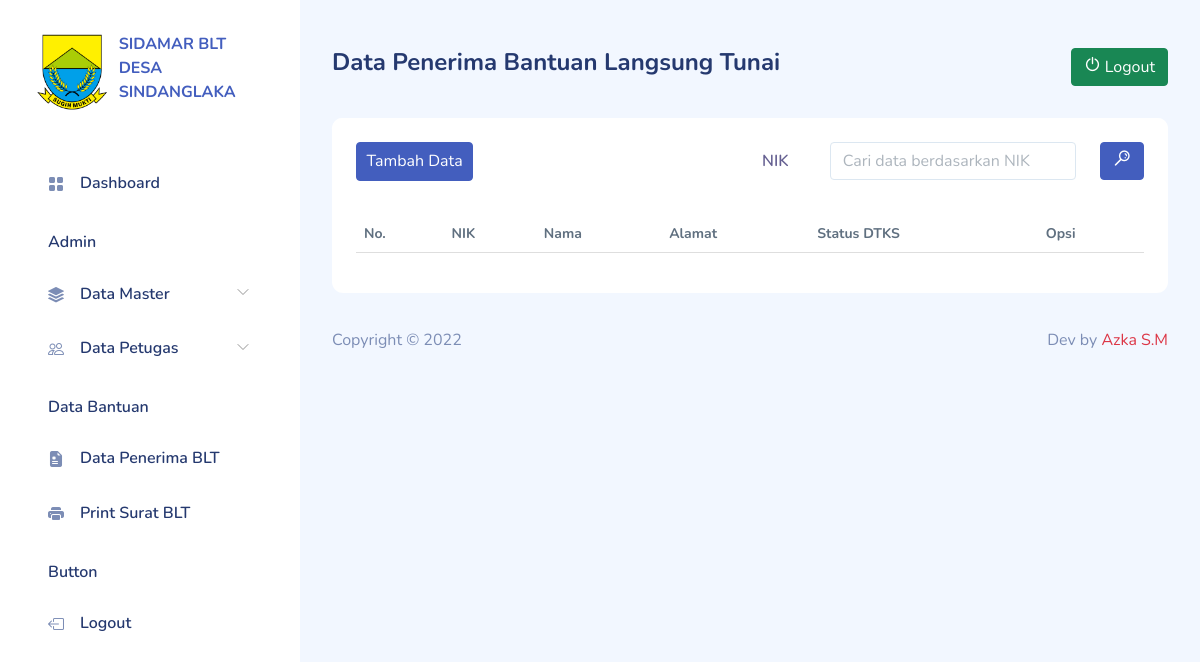
/data_blt.php (signed in), run on an earlier commit of the app's database.
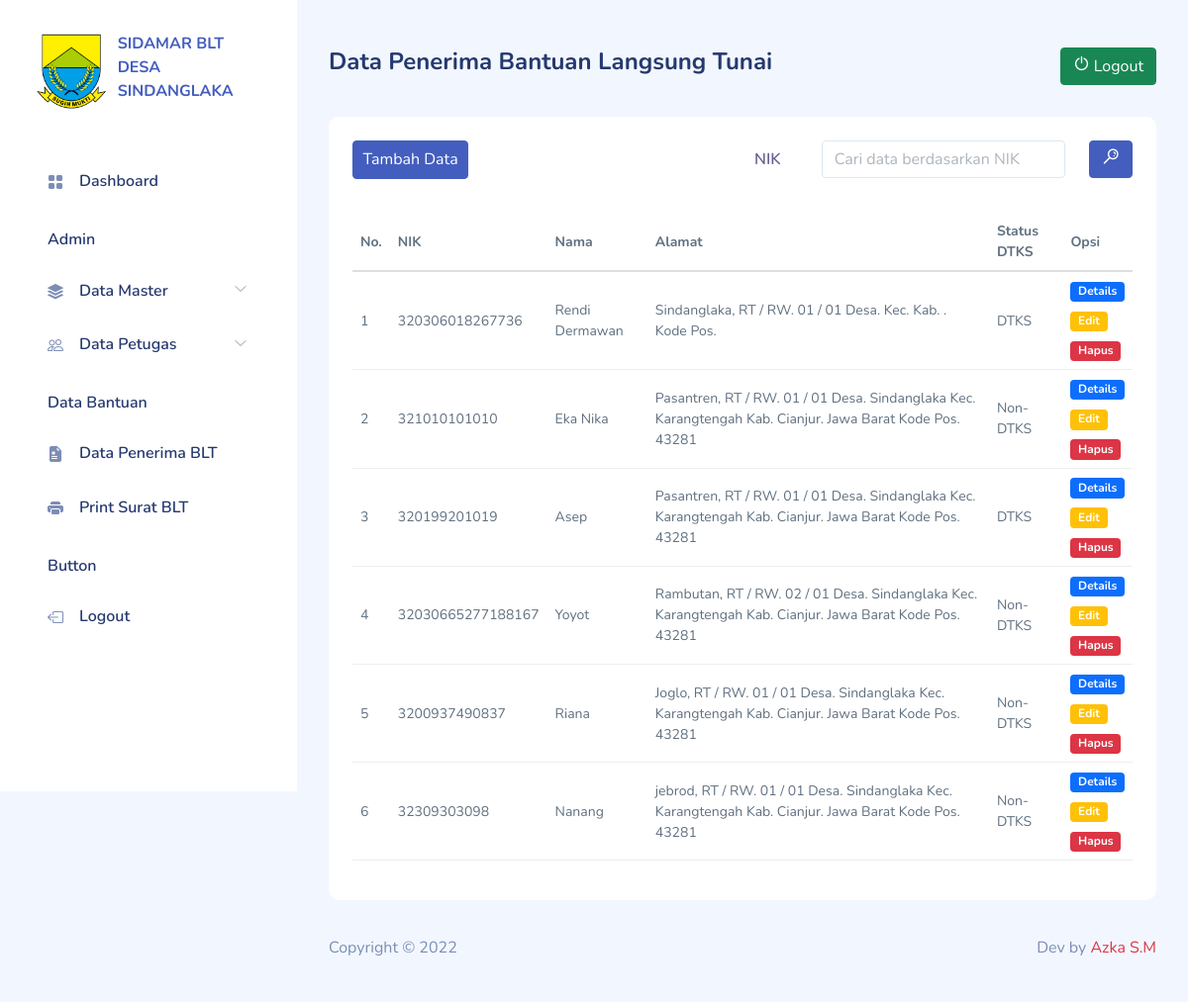
And on a later commit of the database.
### tables this page shows
CREATE TABLE `data_blt_penerima` (
  `id_blt` int(11) NOT NULL,
  `nama_lengkap` varchar(255) NOT NULL,
  `no_kk` varchar(1000) NOT NULL,
  `no_nik` varchar(1000) NOT NULL,
  `jalan` varchar(200) NOT NULL,
  `rtrw` varchar(200) NOT NULL,
  `desa` varchar(200) NOT NULL,
  `kecamatan` varchar(200) NOT NULL,
  `kabupaten` varchar(200) NOT NULL,
  `provinsi` varchar(200) NOT NULL,
  `kode_pos` varchar(200) NOT NULL,
  `pekerjaan` varchar(255) NOT NULL,
  `nama_ibu` varchar(255) NOT NULL,
  `status_dtks` int(11) NOT NULL,
  `periode` varchar(255) NOT NULL,
  `date_created` date NOT NULL,
  `is_active` int(11) NOT NULL
);

### functions.php (called while the page is built, shortened)
<?php
$conn = mysqli_connect("localhost", "root", "", "db_sdlk_blt");
function query($query)
{
    global $conn;
    $result = mysqli_query($conn, $query);
    $rows = [];
    while ($row = mysqli_fetch_assoc($result)) {
        $rows[] = $row;
    }
    return $rows;
}

### data_blt.php (the view, shortened to what the changed rows need)
<?php
require "functions.php";
if (!isset($_POST["search"])) {
    $blt = query("SELECT * FROM data_blt_penerima");
} else {
    $nik = $_POST["nik"];
    $blt = query("SELECT * FROM data_blt_penerima WHERE no_nik LIKE '%$nik%'");
}
include "template_header.php";
?>
<div id="main">
    <div class="page-content">
        <section class="row">
            <div class="col-12 col-lg-12">
                <div class="card">
                    <div class="card-body">
                        <div class="table-responsive">
                            <table class="table small" id="table1">
                                <thead>
                                    <tr>
                                        <th>No.</th>
                                        <th>NIK</th>
                                        <th>Nama</th>
                                        <th>Alamat</th>
                                        <th>Status DTKS</th>
                                        <th>Opsi</th>
                                    </tr>
                                </thead>
                                <tbody>
                                    <?php $i = 1; ?>
                                    <?php foreach ($blt as $b) : ?>
                                        <tr>
                                            <td><?= $i; ?></td>
                                            <td><?= $b["no_nik"]; ?></td>
                                            <td><?= $b["nama_lengkap"]; ?></td>
                                            <td><?= $b["jalan"] . ", RT / RW. " . $b["rtrw"] . " Desa. " . $b["desa"] . " Kec. " . $b["kecamatan"] . " Kab. " . $b["kabupaten"] . ". " . $b["provinsi"] . " Kode Pos. " . $b["kode_pos"]; ?></td>
                                            <td>
                                                <?php
                                                if ($b["status_dtks"] == 1) {
                                                    echo "DTKS";
                                                } else {
                                                    echo "Non-DTKS";
                                                }
                                                ?>
                                            </td>
                                            <td>
                                                <a href="data_blt_details.php?id=<?= $b["id_blt"] ?>" class="badge bg-primary mb-2">Details</a> <br>
                                                <a href="data_blt_edit.php?id=<?= $b["id_blt"] ?>" class="badge bg-warning mb-2">Edit</a> <br>
                                                <a href="data_blt_delete.php?id=<?= $b["id_blt"] ?>" class="badge bg-danger" onclick="return confirm('Yakin akan menghapus data BLT : <?= $b['nama_lengkap']; ?> ?');">Hapus</a>
                                            </td>
                                        </tr>
                                        <?php $i++; ?>
                                    <?php endforeach; ?>
                                </tbody>
                            </table>
                        </div>
                    </div>
                </div>
            </div>
        </section>
    </div>
    <?php include "template_footer.php"; ?>

What changed in the data, as far as the page shows it:
added data_blt_penerima: no_nik "320306018267736", nama_lengkap "Rendi Dermawan", jalan "Sindanglaka", rtrw "01 / 01", status_dtks "DTKS"
added data_blt_penerima: no_nik "321010101010", nama_lengkap "Eka Nika", jalan "Pasantren", rtrw "01 / 01", desa "Sindanglaka", kecamatan "Karangtengah", kabupaten "Cianjur", provinsi "Jawa Barat", kode_pos "43281", status_dtks "Non-DTKS"
added data_blt_penerima: no_nik "320199201019", nama_lengkap "Asep", jalan "Pasantren", rtrw "01 / 01", desa "Sindanglaka", kecamatan "Karangtengah", kabupaten "Cianjur", provinsi "Jawa Barat", kode_pos "43281", status_dtks "DTKS"
added data_blt_penerima: no_nik "32030665277188167", nama_lengkap "Yoyot", jalan "Rambutan", rtrw "02 / 01", desa "Sindanglaka", kecamatan "Karangtengah", kabupaten "Cianjur", provinsi "Jawa Barat", kode_pos "43281", status_dtks "Non-DTKS"
added data_blt_penerima: no_nik "3200937490837", nama_lengkap "Riana", jalan "Joglo", rtrw "01 / 01", desa "Sindanglaka", kecamatan "Karangtengah", kabupaten "Cianjur", provinsi "Jawa Barat", kode_pos "43281", status_dtks "Non-DTKS"
added data_blt_penerima: no_nik "32309303098", nama_lengkap "Nanang", jalan "jebrod", rtrw "01 / 01", desa "Sindanglaka", kecamatan "Karangtengah", kabupaten "Cianjur", provinsi "Jawa Barat", kode_pos "43281", status_dtks "Non-DTKS"
